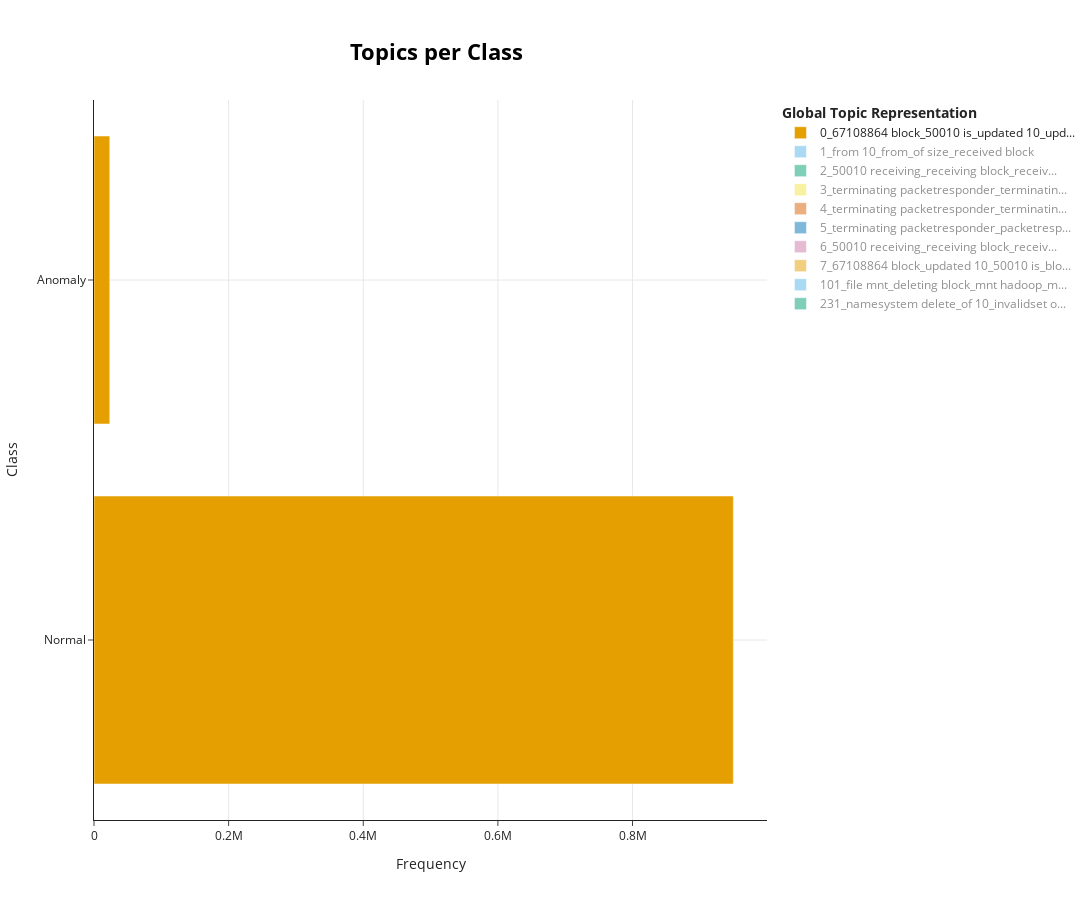

Notebook code for this chart:
### Code cell
topics_per_class = topic_model.model.topics_per_class(df.content.tolist(), df.label.tolist())
topic_model.model.visualize_topics_per_class(topics_per_class)

### Figure 1 — Plotly figure (JSON) as saved in the notebook; plotly's stock layout.template omitted (floating-point values rounded to 4 significant figures)
{"data": [{"hoverinfo": "text", "hovertext": ["<b>Topic 0</b><br>Words: 67108864 block, blockmap, updated 10, updated, addstoredblock blockmap", "<b>Topic 0</b><br>Words: blockmap, 50010 is, updated 10, updated, blockmap updated"], "marker": {"color": "#E69F00"}, "name": "0_67108864 block_50010 is_updated 10_upd...", "orientation": "h", "type": "bar", "visible": true, "x": [949820, 23428], "y": ["Normal", "Anomaly"]}, {"hoverinfo": "text", "hovertext": ["<b>Topic 1</b><br>Words: from 10, from, received block, of size, 67108864 from", "<b>Topic 1</b><br>Words: from 10, from, received block, of size, received"], "marker": {"color": "#56B4E9"}, "name": "1_from 10_from_of size_received block", "orientation": "h", "type": "bar", "visible": "legendonly", "x": [661349, 13273], "y": ["Normal", "Anomaly"]}, {"hoverinfo": "text", "hovertext": ["<b>Topic 2</b><br>Words: 50010 receiving, receiving block, receiving, dest, dest 10", "<b>Topic 2</b><br>Words: 50010 receiving, receiving block, receiving, dest 10, dest"], "marker": {"color": "#009E73"}, "name": "2_50010 receiving_receiving block_receiv...", "orientation": "h", "type": "bar", "visible": "legendonly", "x": [447125, 8761], "y": ["Normal", "Anomaly"]}, {"hoverinfo": "text", "hovertext": ["<b>Topic 3</b><br>Words: terminating packetresponder, terminating, packetresponder for, packetresponder, for block", "<b>Topic 3</b><br>Words: terminating packetresponder, terminating, packetresponder for, packetresponder, for block"], "marker": {"color": "#F0E442"}, "name": "3_terminating packetresponder_terminatin...", "orientation": "h", "type": "bar", "visible": "legendonly", "x": [477542, 9219], "y": ["Normal", "Anomaly"]}, {"hoverinfo": "text", "hovertext": ["<b>Topic 4</b><br>Words: terminating packetresponder, terminating, packetresponder for, packetresponder, for block", "<b>Topic 4</b><br>Words: terminating packetresponder, packetresponder, terminating, packetresponder for, for block"], "marker": {"color": "#D55E00"}, "name": "4_terminating packetresponder_terminatin...", "orientation": "h", "type": "bar", "visible": "legendonly", "x": [484951, 9302], "y": ["Normal", "Anomaly"]}, {"hoverinfo": "text", "hovertext": ["<b>Topic 5</b><br>Words: terminating packetresponder, terminating, packetresponder for, packetresponder, for block", "<b>Topic 5</b><br>Words: terminating packetresponder, packetresponder for, packetresponder, for block, terminating"], "marker": {"color": "#0072B2"}, "name": "5_terminating packetresponder_packetresp...", "orientation": "h", "type": "bar", "visible": "legendonly", "x": [460739, 8820], "y": ["Normal", "Anomaly"]}, {"hoverinfo": "text", "hovertext": ["<b>Topic 6</b><br>Words: 50010 receiving, receiving block, receiving, dest 10, src", "<b>Topic 6</b><br>Words: 50010 receiving, receiving block, receiving, src 10, src"], "marker": {"color": "#CC79A7"}, "name": "6_50010 receiving_receiving block_receiv...", "orientation": "h", "type": "bar", "visible": "legendonly", "x": [471638, 16947], "y": ["Normal", "Anomaly"]}, {"hoverinfo": "text", "hovertext": ["<b>Topic 7</b><br>Words: 67108864 block, updated 10, blockmap updated, blockmap, addstoredblock blockmap", "<b>Topic 7</b><br>Words: updated 10, 50010 is, updated, blockmap updated, blockmap"], "marker": {"color": "#E69F00"}, "name": "7_67108864 block_updated 10_50010 is_blo...", "orientation": "h", "type": "bar", "visible": "legendonly", "x": [218708, 3999], "y": ["Normal", "Anomaly"]}, {"hoverinfo": "text", "hovertext": ["<b>Topic 101</b><br>Words: dfs data, data, file mnt, current, deleting block", "<b>Topic 101</b><br>Words: dfs data, hadoop, hadoop dfs, deleting, dfs"], "marker": {"color": "#56B4E9"}, "name": "101_file mnt_deleting block_mnt hadoop_m...", "orientation": "h", "type": "bar", "visible": "legendonly", "x": [972459, 25828], "y": ["Normal", "Anomaly"]}, {"hoverinfo": "text", "hovertext": ["<b>Topic 231</b><br>Words: invalidset of, to invalidset, namesystem delete, of 10, invalidset", "<b>Topic 231</b><br>Words: of 10, to invalidset, invalidset, invalidset of, namesystem delete"], "marker": {"color": "#009E73"}, "name": "231_namesystem delete_of 10_invalidset o...", "orientation": "h", "type": "bar", "visible": "legendonly", "x": [720712, 16463], "y": ["Normal", "Anomaly"]}], "layout": {"height": 900, "hoverlabel": {"bgcolor": "white", "font": {"family": "Rockwell", "size": 16}}, "legend": {"title": {"text": "<b>Global Topic Representation"}}, "title": {"font": {"color": "Black", "size": 22}, "text": "<b>Topics per Class</b>", "x": 0.4, "xanchor": "center", "y": 0.95, "yanchor": "top"}, "width": 1250, "xaxis": {"showgrid": true, "title": {"text": "Frequency"}}, "yaxis": {"showgrid": true, "title": {"text": "Class"}}}}
